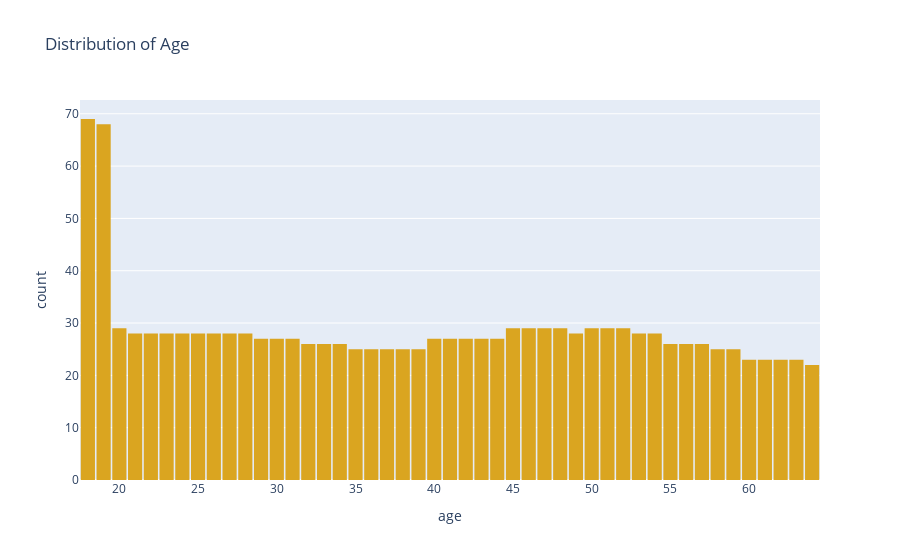

Notebook cell for this chart:
### Markdown cell above
### Age

Let's plot a histogram and a box plot for "age". As the minimum age in the dataset is 18 and the maximum age is 64. Thus, we can visualize the distribution of age using a histogram with 47 bins ((64-18) + 1) (one for each year).

### Code cell
fig = px.histogram(acme_data,
                   x = "age",
                   nbins = 47,
                   title = 'Distribution of Age',
                   color_discrete_sequence= ["goldenrod"])

fig.update_layout(bargap=0.1)
fig.show()

### Figure 1 — Plotly figure (JSON) as saved in the notebook; plotly's stock layout.template omitted (floating-point values rounded to 4 significant figures; data arrays with more than 128 entries replaced by an {"elided": "..."} marker saying what was removed)
{"data": [{"alignmentgroup": "True", "bingroup": "x", "hovertemplate": "age=%{x}<br>count=%{y}<extra></extra>", "legendgroup": "", "marker": {"color": "goldenrod", "pattern": {"shape": ""}}, "name": "", "nbinsx": 47, "offsetgroup": "", "orientation": "v", "showlegend": false, "type": "histogram", "x": {"elided": "1338 int values"}, "xaxis": "x", "yaxis": "y"}], "layout": {"bargap": 0.1, "barmode": "relative", "legend": {"tracegroupgap": 0}, "title": {"text": "Distribution of Age"}, "xaxis": {"anchor": "y", "domain": [0, 1], "title": {"text": "age"}}, "yaxis": {"anchor": "x", "domain": [0, 1], "title": {"text": "count"}}}}
